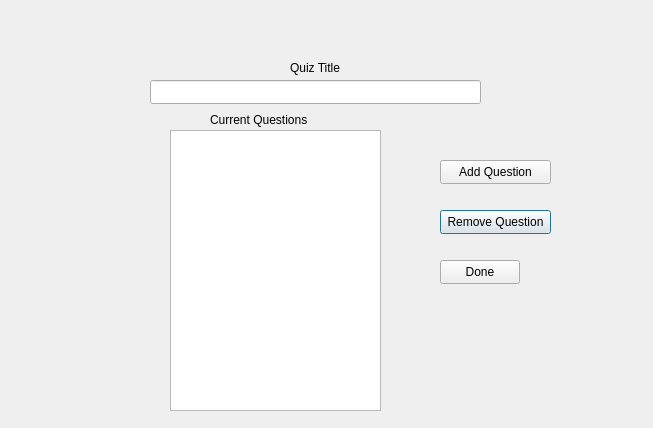
<?xml version="1.0" encoding="UTF-8"?>
<ui version="4.0">
 <class>QuizEditWindow</class>
 <widget class="QDialog" name="QuizEditWindow">
  <property name="geometry">
   <rect>
    <x>0</x>
    <y>0</y>
    <width>653</width>
    <height>428</height>
   </rect>
  </property>
  <property name="windowTitle">
   <string>Dialog</string>
  </property>
  <widget class="QLineEdit" name="titleLineEdit">
   <property name="geometry">
    <rect>
     <x>150</x>
     <y>80</y>
     <width>331</width>
     <height>24</height>
    </rect>
   </property>
  </widget>
  <widget class="QPushButton" name="removeQuestionButton">
   <property name="geometry">
    <rect>
     <x>440</x>
     <y>210</y>
     <width>111</width>
     <height>24</height>
    </rect>
   </property>
   <property name="text">
    <string>Remove Question</string>
   </property>
  </widget>
  <widget class="QPushButton" name="addQuestionButton">
   <property name="geometry">
    <rect>
     <x>440</x>
     <y>160</y>
     <width>111</width>
     <height>24</height>
    </rect>
   </property>
   <property name="text">
    <string>Add Question</string>
   </property>
  </widget>
  <widget class="QPushButton" name="doneButton">
   <property name="geometry">
    <rect>
     <x>440</x>
     <y>260</y>
     <width>80</width>
     <height>24</height>
    </rect>
   </property>
   <property name="text">
    <string>Done</string>
   </property>
  </widget>
  <widget class="QLabel" name="label">
   <property name="geometry">
    <rect>
     <x>290</x>
     <y>60</y>
     <width>61</width>
     <height>16</height>
    </rect>
   </property>
   <property name="text">
    <string>Quiz Title</string>
   </property>
  </widget>
  <widget class="QListWidget" name="questionsList">
   <property name="geometry">
    <rect>
     <x>170</x>
     <y>130</y>
     <width>211</width>
     <height>281</height>
    </rect>
   </property>
  </widget>
  <widget class="QLabel" name="questionLable">
   <property name="geometry">
    <rect>
     <x>210</x>
     <y>110</y>
     <width>121</width>
     <height>20</height>
    </rect>
   </property>
   <property name="text">
    <string>Current Questions</string>
   </property>
  </widget>
 </widget>
 <resources/>
 <connections/>
</ui>
